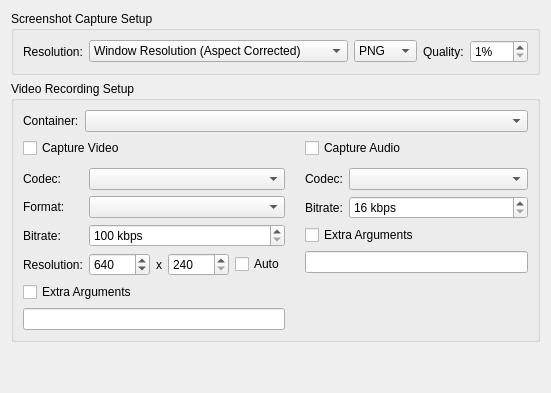
     <widget class="QWidget" name="recordingTab">
      <attribute name="title">
       <string>Media Capture</string>
      </attribute>
      <layout class="QVBoxLayout" name="recordingTabLayout">
       <item>
        <widget class="QGroupBox" name="groupBox">
         <property name="title">
          <string>Screenshot Capture Setup</string>
         </property>
         <layout class="QGridLayout" name="gridLayout_2">
          <item row="0" column="0">
           <layout class="QHBoxLayout" name="screenshotLayout" stretch="0,1,0,0,0">
            <item>
             <widget class="QLabel" name="screenshotSizeLabel">
              <property name="text">
               <string>Resolution:</string>
              </property>
             </widget>
            </item>
            <item>
             <widget class="QComboBox" name="screenshotSize">
              <item>
               <property name="text">
                <string>Window Resolution (Aspect Corrected)</string>
               </property>
              </item>
              <item>
               <property name="text">
                <string>Internal Resolution (Aspect Corrected)</string>
               </property>
              </item>
              <item>
               <property name="text">
                <string>Internal Resolution (No Aspect Correction)</string>
               </property>
              </item>
             </widget>
            </item>
            <item>
             <widget class="QComboBox" name="screenshotFormat">
              <item>
               <property name="text">
                <string>PNG</string>
               </property>
              </item>
              <item>
               <property name="text">
                <string>JPEG</string>
               </property>
              </item>
              <item>
               <property name="text">
                <string>WebP</string>
               </property>
              </item>
             </widget>
            </item>
            <item>
             <widget class="QLabel" name="screenshotQualityLabel">
              <property name="text">
               <string>Quality:</string>
              </property>
             </widget>
            </item>
            <item>
             <widget class="QSpinBox" name="screenshotQuality">
              <property name="suffix">
               <string>%</string>
              </property>
              <property name="minimum">
               <number>1</number>
              </property>
              <property name="maximum">
               <number>100</number>
              </property>
             </widget>
            </item>
           </layout>
          </item>
         </layout>
        </widget>
       </item>
       <item>
        <widget class="QGroupBox" name="captureTabGroupBox">
         <property name="statusTip">
          <string>capture</string>
         </property>
         <property name="title">
          <string>Video Recording Setup</string>
         </property>
         <layout class="QFormLayout" name="captureTabGroupBoxLayout">
          <item row="0" column="0">
           <widget class="QLabel" name="captureContainerLabel">
            <property name="text">
             <string>Container:</string>
            </property>
           </widget>
          </item>
          <item row="0" column="1">
           <widget class="QComboBox" name="captureContainer"/>
          </item>
          <item row="1" column="0" colspan="2">
           <layout class="QGridLayout" name="captureOptionLayout" columnstretch="1,1">
            <property name="horizontalSpacing">
             <number>20</number>
            </property>
            <property name="verticalSpacing">
             <number>10</number>
            </property>
            <item row="1" column="1">
             <widget class="QWidget" name="audioCaptureOptions" native="true">
              <layout class="QFormLayout" name="formLayout_10">
               <property name="leftMargin">
                <number>0</number>
               </property>
               <property name="topMargin">
                <number>0</number>
               </property>
               <property name="rightMargin">
                <number>0</number>
               </property>
               <property name="bottomMargin">
                <number>0</number>
               </property>
               <item row="0" column="0">
                <widget class="QLabel" name="audioCaptureCodecLabel">
                 <property name="text">
                  <string>Codec:</string>
                 </property>
                </widget>
               </item>
               <item row="0" column="1">
                <widget class="QComboBox" name="audioCaptureCodec"/>
               </item>
               <item row="1" column="0">
                <widget class="QLabel" name="audioCaptureBitrateLabel">
                 <property name="text">
                  <string>Bitrate:</string>
                 </property>
                </widget>
               </item>
               <item row="1" column="1">
                <widget class="QSpinBox" name="audioCaptureBitrate">
                 <property name="suffix">
                  <string> kbps</string>
                 </property>
                 <property name="minimum">
                  <number>16</number>
                 </property>
                 <property name="maximum">
                  <number>2048</number>
                 </property>
                 <property name="singleStep">
                  <number>1</number>
                 </property>
                </widget>
               </item>
               <item row="2" column="0" colspan="2">
                <widget class="QCheckBox" name="enableAudioCaptureArguments">
                 <property name="text">
                  <string>Extra Arguments</string>
                 </property>
                </widget>
               </item>
               <item row="3" column="0" colspan="2">
                <widget class="QLineEdit" name="audioCaptureArguments"/>
               </item>
              </layout>
             </widget>
            </item>
            <item row="0" column="1">
             <widget class="QCheckBox" name="enableAudioCapture">
              <property name="text">
               <string>Capture Audio</string>
              </property>
             </widget>
            </item>
            <item row="1" column="0">
             <widget class="QWidget" name="videoCaptureOptions" native="true">
              <layout class="QFormLayout" name="formLayout_6">
               <property name="leftMargin">
                <number>0</number>
               </property>
               <property name="topMargin">
                <number>0</number>
               </property>
               <property name="rightMargin">
                <number>0</number>
               </property>
               <property name="bottomMargin">
                <number>0</number>
               </property>
               <item row="0" column="0">
                <widget class="QLabel" name="videoCaptureCodecLabel">
                 <property name="text">
                  <string>Codec:</string>
                 </property>
                </widget>
               </item>
               <item row="0" column="1">
                <widget class="QComboBox" name="videoCaptureCodec"/>
               </item>
               <item row="1" column="0">
                <widget class="QLabel" name="videoCaptureFomatLabel">
                 <property name="text">
                  <string>Format:</string>
                 </property>
                </widget>
               </item>
               <item row="1" column="1">
                <widget class="QComboBox" name="videoCaptureFormat"/>
               </item>
               <item row="2" column="0">
                <widget class="QLabel" name="videoCaptureBitrateLabel">
                 <property name="text">
                  <string>Bitrate:</string>
                 </property>
                </widget>
               </item>
               <item row="2" column="1">
                <widget class="QSpinBox" name="videoCaptureBitrate">
                 <property name="suffix">
                  <string extracomment="Unit that will appear next to a number. Alter the space or whatever is needed before the text depending on your language."> kbps</string>
                 </property>
                 <property name="minimum">
                  <number>100</number>
                 </property>
                 <property name="maximum">
                  <number>200000</number>
                 </property>
                 <property name="singleStep">
                  <number>100</number>
                 </property>
                </widget>
               </item>
               <item row="3" column="0">
                <widget class="QLabel" name="videoCaptureResolutionLabel">
                 <property name="text">
                  <string>Resolution:</string>
                 </property>
                </widget>
               </item>
               <item row="3" column="1">
                <layout class="QHBoxLayout" name="videoCaptureResolutionLayout" stretch="1,0,1,0">
                 <item>
                  <widget class="QSpinBox" name="videoCaptureWidth">
                   <property name="minimum">
                    <number>320</number>
                   </property>
                   <property name="maximum">
                    <number>32768</number>
                   </property>
                   <property name="singleStep">
                    <number>16</number>
                   </property>
                   <property name="value">
                    <number>640</number>
                   </property>
                  </widget>
                 </item>
                 <item>
                  <widget class="QLabel" name="xLabel">
                   <property name="text">
                    <string>x</string>
                   </property>
                  </widget>
                 </item>
                 <item>
                  <widget class="QSpinBox" name="videoCaptureHeight">
                   <property name="minimum">
                    <number>240</number>
                   </property>
                   <property name="maximum">
                    <number>32768</number>
                   </property>
                   <property name="singleStep">
                    <number>16</number>
                   </property>
                   <property name="value">
                    <number>240</number>
                   </property>
                  </widget>
                 </item>
                 <item>
                  <widget class="QCheckBox" name="videoCaptureResolutionAuto">
                   <property name="text">
                    <string>Auto</string>
                   </property>
                  </widget>
                 </item>
                </layout>
               </item>
               <item row="4" column="0" colspan="2">
                <widget class="QCheckBox" name="enableVideoCaptureArguments">
                 <property name="text">
                  <string>Extra Arguments</string>
                 </property>
                </widget>
               </item>
               <item row="5" column="0" colspan="2">
                <widget class="QLineEdit" name="videoCaptureArguments"/>
               </item>
              </layout>
             </widget>
            </item>
            <item row="0" column="0">
             <widget class="QCheckBox" name="enableVideoCapture">
              <property name="text">
               <string>Capture Video</string>
              </property>
             </widget>
            </item>
           </layout>
          </item>
         </layout>
        </widget>
       </item>
       <item>
        <spacer name="verticalSpacer_6">
         <property name="orientation">
          <enum>Qt::Vertical</enum>
         </property>
         <property name="sizeHint" stdset="0">
          <size>
           <width>20</width>
           <height>40</height>
          </size>
         </property>
        </spacer>
       </item>
      </layout>
     </widget>
